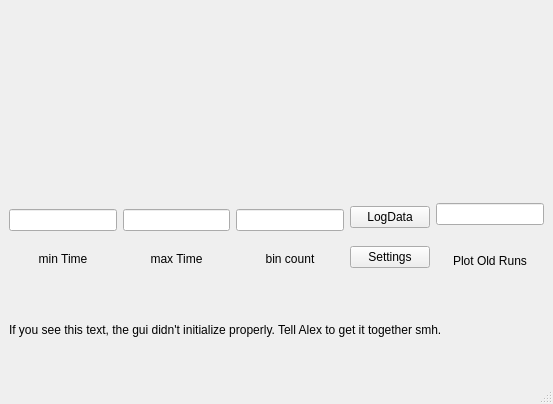
<?xml version="1.0" encoding="UTF-8"?>
<ui version="4.0">
 <class>MainWindow</class>
 <widget class="QMainWindow" name="MainWindow">
  <property name="geometry">
   <rect>
    <x>0</x>
    <y>0</y>
    <width>553</width>
    <height>404</height>
   </rect>
  </property>
  <property name="windowTitle">
   <string>MainWindow</string>
  </property>
  <widget class="QWidget" name="centralwidget">
   <property name="autoFillBackground">
    <bool>true</bool>
   </property>
   <layout class="QGridLayout" name="gridLayout_2">
    <item row="0" column="1">
     <widget class="PlotWidget" name="timeStreamPlotWidget" native="true">
      <property name="autoFillBackground">
       <bool>true</bool>
      </property>
     </widget>
    </item>
    <item row="1" column="1">
     <layout class="QGridLayout" name="gridLayout">
      <item row="0" column="0">
       <widget class="PlotWidget" name="tofPlotWidget" native="true">
        <property name="autoFillBackground">
         <bool>true</bool>
        </property>
       </widget>
      </item>
     </layout>
    </item>
    <item row="2" column="1">
     <layout class="QHBoxLayout" name="horizontalLayout">
      <item>
       <layout class="QGridLayout" name="gridLayout_3">
        <item row="0" column="2">
         <widget class="QLineEdit" name="tBinsLineEdit">
          <property name="alignment">
           <set>Qt::AlignCenter</set>
          </property>
         </widget>
        </item>
        <item row="1" column="0">
         <widget class="QLabel" name="tMinLabel">
          <property name="sizePolicy">
           <sizepolicy hsizetype="Minimum" vsizetype="Fixed">
            <horstretch>0</horstretch>
            <verstretch>0</verstretch>
           </sizepolicy>
          </property>
          <property name="text">
           <string>min Time</string>
          </property>
          <property name="alignment">
           <set>Qt::AlignCenter</set>
          </property>
         </widget>
        </item>
        <item row="1" column="1">
         <widget class="QLabel" name="tMaxLabel">
          <property name="sizePolicy">
           <sizepolicy hsizetype="Minimum" vsizetype="Fixed">
            <horstretch>0</horstretch>
            <verstretch>0</verstretch>
           </sizepolicy>
          </property>
          <property name="text">
           <string>max Time</string>
          </property>
          <property name="alignment">
           <set>Qt::AlignCenter</set>
          </property>
         </widget>
        </item>
        <item row="1" column="2">
         <widget class="QLabel" name="tBinsLabel">
          <property name="sizePolicy">
           <sizepolicy hsizetype="Minimum" vsizetype="Fixed">
            <horstretch>0</horstretch>
            <verstretch>0</verstretch>
           </sizepolicy>
          </property>
          <property name="text">
           <string>bin count</string>
          </property>
          <property name="alignment">
           <set>Qt::AlignCenter</set>
          </property>
         </widget>
        </item>
        <item row="0" column="1">
         <widget class="QLineEdit" name="tMaxLineEdit">
          <property name="alignment">
           <set>Qt::AlignCenter</set>
          </property>
         </widget>
        </item>
        <item row="0" column="0">
         <widget class="QLineEdit" name="tMinLineEdit">
          <property name="alignment">
           <set>Qt::AlignCenter</set>
          </property>
         </widget>
        </item>
       </layout>
      </item>
      <item>
       <layout class="QVBoxLayout" name="verticalLayout_3">
        <item>
         <widget class="QPushButton" name="scanToggler">
          <property name="text">
           <string>LogData</string>
          </property>
         </widget>
        </item>
        <item>
         <widget class="QPushButton" name="settingsButton">
          <property name="text">
           <string>Settings</string>
          </property>
         </widget>
        </item>
       </layout>
      </item>
      <item>
       <layout class="QVBoxLayout" name="verticalLayout_2">
        <item alignment="Qt::AlignVCenter">
         <widget class="QLineEdit" name="loadOldRunsLineEdit">
          <property name="alignment">
           <set>Qt::AlignCenter</set>
          </property>
         </widget>
        </item>
        <item alignment="Qt::AlignVCenter">
         <widget class="QLabel" name="loadOldRunsLabel">
          <property name="sizePolicy">
           <sizepolicy hsizetype="Minimum" vsizetype="Minimum">
            <horstretch>0</horstretch>
            <verstretch>0</verstretch>
           </sizepolicy>
          </property>
          <property name="text">
           <string>Plot Old Runs</string>
          </property>
          <property name="alignment">
           <set>Qt::AlignCenter</set>
          </property>
         </widget>
        </item>
       </layout>
      </item>
     </layout>
    </item>
    <item row="3" column="1">
     <widget class="QLabel" name="settingsLabel">
      <property name="sizePolicy">
       <sizepolicy hsizetype="Preferred" vsizetype="Minimum">
        <horstretch>0</horstretch>
        <verstretch>0</verstretch>
       </sizepolicy>
      </property>
      <property name="text">
       <string>If you see this text, the gui didn't initialize properly. Tell Alex to get it together smh.</string>
      </property>
     </widget>
    </item>
   </layout>
  </widget>
  <widget class="QMenuBar" name="menubar">
   <property name="geometry">
    <rect>
     <x>0</x>
     <y>0</y>
     <width>553</width>
     <height>20</height>
    </rect>
   </property>
  </widget>
  <widget class="QStatusBar" name="statusbar"/>
 </widget>
 <customwidgets>
  <customwidget>
   <class>PlotWidget</class>
   <extends>QWidget</extends>
   <header location="global">pyqtgraph</header>
   <container>1</container>
  </customwidget>
 </customwidgets>
 <resources/>
 <connections/>
</ui>
